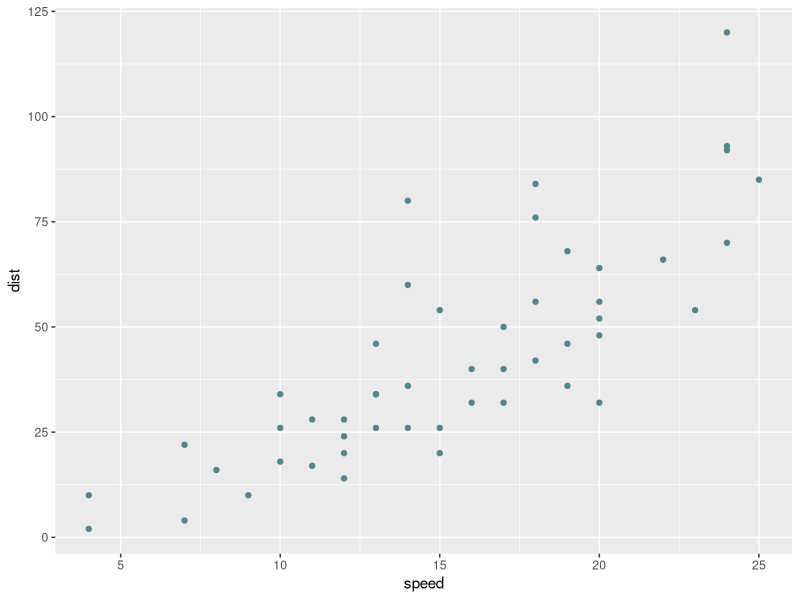
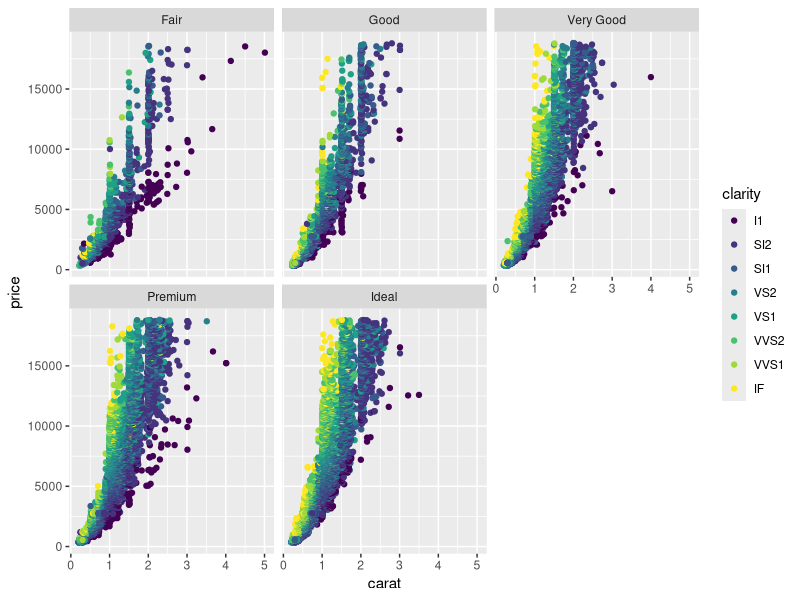

Write R code to recreate these figures, in order.
## ---- chunk 1
knitr::opts_chunk$set(echo = TRUE)
## ---- chunk 2
library(tidyverse)
cars %>% 
  ggplot(aes(x=speed, y=dist)) +
  geom_point(col = "CadetBlue4")
## ---- chunk 3
diamonds %>% 
  ggplot(aes(x = carat, y = price, col = clarity)) +
  geom_point() +
  facet_wrap(~cut)
